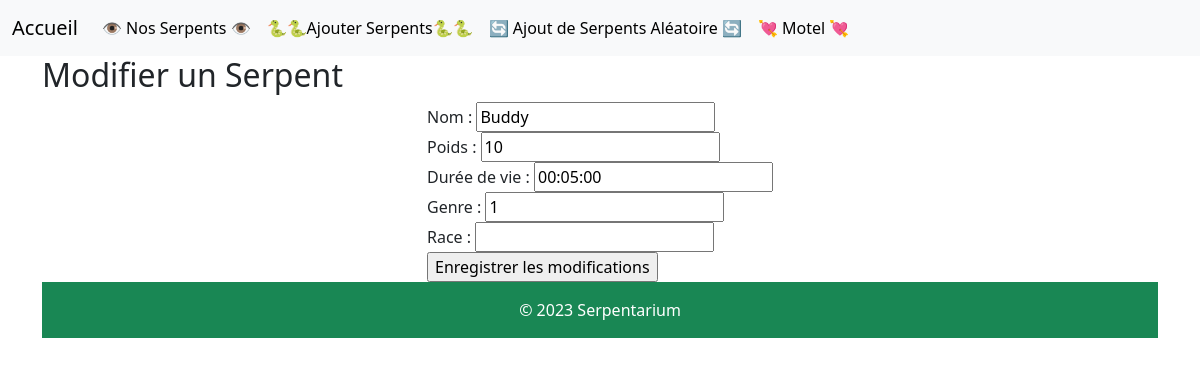
The page /index.php?page=modifierserpents&Id_Serpent=3 on the database its author committed.
### tables this page shows
CREATE TABLE `serpent` (
  `Id_Serpent` int NOT NULL,
  `nom` varchar(50) DEFAULT NULL,
  `poids` int NOT NULL,
  `dureeDeVie` time DEFAULT NULL,
  `heureDateNaissance` timestamp NULL DEFAULT NULL,
  `genre` tinyint(1) DEFAULT NULL,
  `Id_Race` int NOT NULL,
  `Mort` tinyint(1) NOT NULL
);

### classes/bdd.class.php (called while the page is built, shortened)
<?php
class Bdd
{
    private PDO $connection;
    public function __construct(
        string $host = 'localhost',
        string $dbname = 'serpentarium',
        string $user = 'root',
        string $mdp = '',
    )
    {
        $this->connection = new PDO("mysql:host=$host;dbname=$dbname", "$user", "$mdp");
        $this->connection->setAttribute(PDO::ATTR_ERRMODE, PDO::ERRMODE_EXCEPTION);
    }
    public function executeRequest($query, $params = [])
    {
        try {
            $stmt = $this->connection->prepare($query);
            $stmt->execute($params);
            return $stmt->fetchAll(PDO::FETCH_ASSOC);
        } catch (PDOException $e) {
            die("Erreur lors de l'exécution de la requête : " . $e->getMessage());
        }
    }
}

### classes/serpent.class.php (called while the page is built, shortened)
<?php
class Serpent
{
    public function getSerpentById($Id_Serpent)
    {
        $sql = new Bdd();
        $query = "SELECT * FROM $this->table WHERE Id_Serpent = :Id_Serpent";
        $params = [':Id_Serpent' => $Id_Serpent];
        return $sql->executeRequest($query, $params);
    }
}

### pages/modifierserpents.php (the view, shortened to what this page needs)
<?php
require_once(__DIR__ . '/../classes/serpent.class.php');
require_once(__DIR__ . '/../classes/bdd.class.php');
if (isset($_GET['Id_Serpent'])) {
    $serpent = new Serpent();
    $detailsSerpent = $serpent->getSerpentById($_GET['Id_Serpent']);
    if ($detailsSerpent) {
        echo '<h2>Modifier un Serpent</h2>';
        echo'<div class="d-flex justify-content-center">';
        echo '<form action="" method="post">';
        echo 'Nom : <input type="text" name="nom" value="' . htmlspecialchars($detailsSerpent[0]['nom'] ?? '') . '"><br>';
        echo 'Poids : <input type="number" name="poids" value="' . htmlspecialchars($detailsSerpent[0]['poids'] ?? '') . '"><br>';
        echo 'Durée de vie : <input type="text" name="dureeDeVie" placeholder="HH-MM-SS" value="' . htmlspecialchars($detailsSerpent[0]['dureeDeVie'] ?? '') . '"><br>';
        echo 'Genre : <input type="text" name="genre" value="' . htmlspecialchars($detailsSerpent[0]['genre'] ?? '') . '"><br>';
        echo 'Race : <input type="number" name="id_Race" value="' . htmlspecialchars($detailsSerpent[0]['id_Race'] ?? '') . '"><br>';
        echo '<input type="submit" value="Enregistrer les modifications">';
        echo '</form>';
        echo '</div>';
    } else {
        echo 'Le serpent demandé n\'existe pas.';
    }
} else {
    echo 'Aucun serpent sélectionné pour la modification.';
}
?>

### rows shown on the page
serpent: nom "Buddy", poids "10", dureeDeVie "00:05:00", genre "1"
